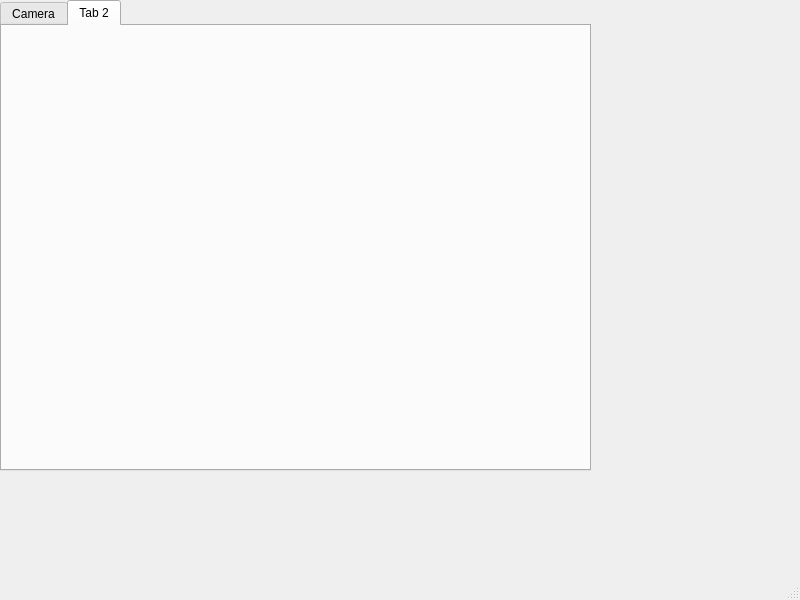
<?xml version="1.0" encoding="UTF-8"?>
<ui version="4.0">
 <class>MainWindow</class>
 <widget class="QMainWindow" name="MainWindow">
  <property name="geometry">
   <rect>
    <x>0</x>
    <y>0</y>
    <width>800</width>
    <height>600</height>
   </rect>
  </property>
  <property name="windowTitle">
   <string>People Tracking System</string>
  </property>
  <widget class="QWidget" name="centralwidget">
   <widget class="QTabWidget" name="tabWidget">
    <property name="geometry">
     <rect>
      <x>0</x>
      <y>0</y>
      <width>591</width>
      <height>471</height>
     </rect>
    </property>
    <property name="currentIndex">
     <number>1</number>
    </property>
    <widget class="QWidget" name="tab">
     <attribute name="icon">
      <iconset resource="resource.qrc">
       <normaloff>:/Camera_Icon/movie_camera.png</normaloff>:/Camera_Icon/movie_camera.png</iconset>
     </attribute>
     <attribute name="title">
      <string>Camera</string>
     </attribute>
    </widget>
    <widget class="QWidget" name="tab_2">
     <attribute name="title">
      <string>Tab 2</string>
     </attribute>
    </widget>
   </widget>
  </widget>
  <widget class="QStatusBar" name="statusbar"/>
 </widget>
 <resources>
  <include location="resource.qrc"/>
 </resources>
 <connections/>
</ui>
